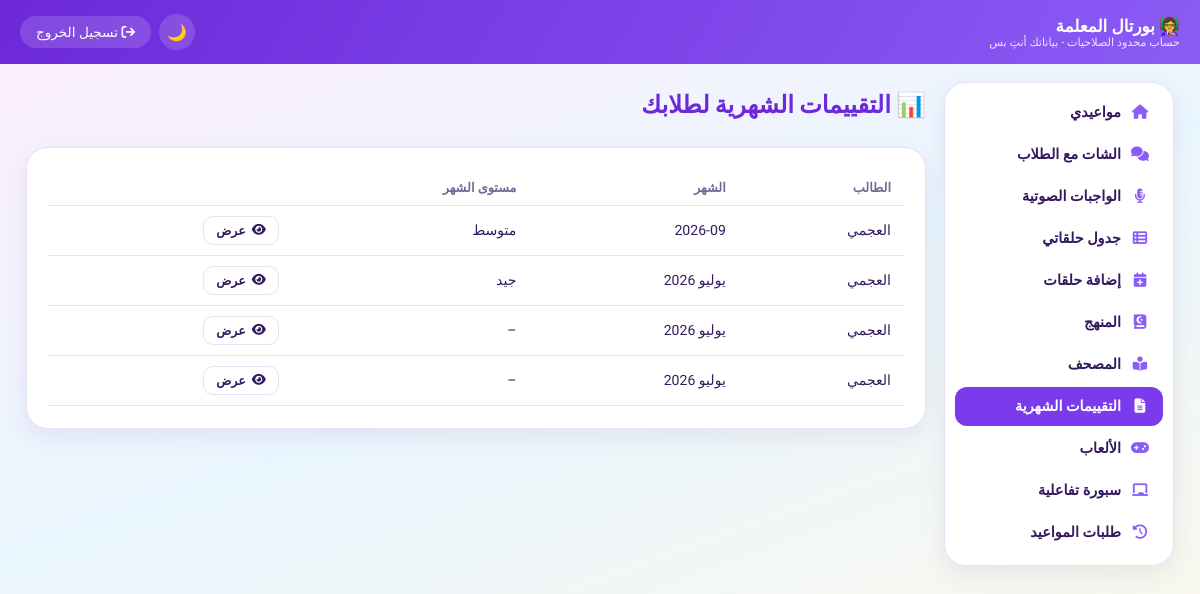
Page /teacher-portal/evaluations/ (signed in) on the committed database.
### core/models.py (models this page shows, shortened)
class MonthlyEvaluation(models.Model):
    TEMPLATE_CHOICES = [
        ('teal_pink', 'تركواز ووردي'),
        ('violet', 'بنفسجي (هوية المنصة)'),
        ('sunny', 'أصفر وبرتقالي دافئ'),
    ]
    student = models.ForeignKey(Student, on_delete=models.CASCADE, related_name='evaluations', verbose_name="الطالب")
    public_token = models.UUIDField(default=uuid.uuid4, unique=True, editable=False, verbose_name="رمز المشاركة العام")
    student_name = models.CharField(max_length=255, verbose_name="اسم الطالب")
    teacher_name = models.CharField(max_length=255, blank=True, null=True, verbose_name="اسم المعلمة")
    package_name = models.CharField(max_length=100, blank=True, null=True, verbose_name="الباقة")
    lessons_count = models.PositiveIntegerField(default=4, verbose_name="عدد الحلقات")
    month_label = models.CharField(max_length=30, verbose_name="الشهر")
    memorization_progress = models.CharField(max_length=255, blank=True, null=True, verbose_name="مقدار حفظ الجديد")
    review_progress = models.CharField(max_length=255, blank=True, null=True, verbose_name="مقدار المراجعة")
    absences = models.CharField(max_length=255, blank=True, null=True, verbose_name="عدد مرات الغياب")
    pronunciation_rating = models.CharField(max_length=100, blank=True, null=True, verbose_name="النطق ومخارج الحروف")
    tajweed_rating = models.CharField(max_length=100, blank=True, null=True, verbose_name="تطبيق أحكام التجويد")
    interaction_rating = models.CharField(max_length=100, blank=True, null=True, verbose_name="التفاعل مع المعلمة")
    response_speed_rating = models.CharField(max_length=100, blank=True, null=True, verbose_name="سرعة الاستجابة والحفظ")
    commitment_rating = models.CharField(max_length=100, blank=True, null=True, verbose_name="الالتزام بالمواعيد والآداب")
    recommendations = models.TextField(blank=True, null=True, verbose_name="التوصيات / المستوى العام")
    teacher_comment = models.TextField(blank=True, null=True, verbose_name="كلمة المعلمة")
    month_rating = models.CharField(max_length=100, blank=True, null=True, verbose_name="مستوى الشهر")
    template = models.CharField(max_length=20, choices=TEMPLATE_CHOICES, default='teal_pink', verbose_name="شكل النموذج")
    created_at = models.DateTimeField(auto_now_add=True, verbose_name="تاريخ الإنشاء")
    class Meta:
        verbose_name = "تقييم شهري"
        verbose_name_plural = "التقييمات الشهرية"
        ordering = ['-created_at']

### core/views.py (the view)
# urls.py: path('teacher-portal/evaluations/', views.teacher_evaluations_list, name='teacher_evaluations_list'),
@teacher_login_required
def teacher_evaluations_list(request):
    teacher = request.user.teacher_profile
    evaluations = MonthlyEvaluation.objects.filter(student__teacher=teacher).select_related('student').order_by('-created_at')
    return render(request, 'core/teacher_evaluations_list.html', {
        'teacher': teacher, 'evaluations': evaluations,
    })

### config/context_processors.py (called while the page is built)
def seo(request):
    site_url = getattr(settings, 'CANONICAL_URL', 'https://alagme.com').rstrip('/')
    canonical = site_url + request.path
    page = request.GET.get('page', '')
    if page.isdigit() and int(page) > 1:
        canonical += f'?page={int(page)}'
    wa = getattr(settings, 'WHATSAPP_PUBLIC_NUMBER', '')
    return {
        'SITE_URL': site_url,
        'canonical_url': canonical,
        'SITE_NAME': getattr(settings, 'SITE_NAME', ''),
        'WHATSAPP_PUBLIC_NUMBER': wa,
        'WHATSAPP_LINK': f'https://wa.me/{wa}' if wa else '',
    }

### core/views.py (called while the page is built)
def teacher_login_required(view_func):
    @wraps(view_func)
    def _wrapped(request, *args, **kwargs):
        if not request.user.is_authenticated or not hasattr(request.user, 'teacher_profile'):
            messages.error(request, 'من فضلك سجلي الدخول بحساب المعلمة الخاص بيكِ.')
            return redirect('teacher_login')
        return view_func(request, *args, **kwargs)
    return _wrapped

### learning/context_processors.py (called while the page is built)
def learning_counts(request):
    user = getattr(request, 'user', None)
    if not user or not user.is_authenticated or user.is_staff:
        return {}
    try:
        from . import services
        if hasattr(user, 'teacher_profile'):
            return {'hw_teacher_pending': services.teacher_pending(user.teacher_profile)}
        if hasattr(user, 'core_student'):
            todo, fresh = services.student_counts(user.core_student)
            return {'hw_student_todo': todo + fresh}
    except Exception:
        return {}
    return {}

### learning/services.py (called while the page is built)
def teacher_pending(teacher):
    return Submission.objects.filter(homework__teacher=teacher, status='submitted').count()

### templates/core/teacher_evaluations_list.html (shortened to what this page needs)
{% extends 'core/teacher_portal_base.html' %}
{% block content %}
<h2 style="color:var(--violet-700); margin-top:0;">📊 التقييمات الشهرية لطلابك</h2>
<div class="card">
    <div class="table-container">
        <table>
            <thead><tr><th>الطالب</th><th>الشهر</th><th>مستوى الشهر</th><th></th></tr></thead>
            <tbody>
                {% for ev in evaluations %}
                <tr>
                    <td>{{ ev.student_name }}</td>
                    <td>{{ ev.month_label }}</td>
                    <td>{{ ev.month_rating|default:"–" }}</td>
                    <td><a href="{% url 'teacher_evaluation_detail' ev.id %}" class="btn btn-outline" style="padding:6px 12px; font-size:0.78rem;"><i class="fas fa-eye"></i> عرض</a></td>
                </tr>
                {% empty %}
                <tr><td colspan="4" style="text-align:center;">لسه مفيش تقييمات شهرية لطلابك.</td></tr>
                {% endfor %}
            </tbody>
        </table>
    </div>
</div>
{% endblock %}

### templates/core/teacher_portal_base.html (style rules this page uses)
:root { --violet-50: #F7F5FC; --violet-100: #EEE9FA; --violet-500: #8B5CF6; --violet-600: #7C3AED; --violet-700: #6D28D9; --ink: #33195E; --ink-muted: #746A93; --green: #1D9A63; --green-soft: #E5F7EE; --red: #DC3545; --red-soft: #FDEBEC; --amber: #B87F16; --amber-soft: #FCF3DC; --border: #E7E1F5; --surface: #ffffff; --radius-md: 16px; --radius-lg: 22px; --shadow-md: 0 8px 24px rgba(51, 25, 94, 0.08); --font-display: 'Cairo', sans-serif; --font-body: 'Tajawal', sans-serif; }
* { box-sizing:border-box; }
body { font-family:var(--font-body); background:linear-gradient(160deg,#FDEFFB 0%,#EAF6FF 45%,#FFF8E7 100%); color:var(--ink); margin:0; transition:background .25s; min-height:100vh; position:relative; }
h1,h2,h3,h4 { font-family:var(--font-display); }
.card { background:var(--surface); border:1px solid var(--border); border-radius:var(--radius-lg); padding:22px; margin-bottom:18px; box-shadow:var(--shadow-md); }
.btn { display:inline-flex; align-items:center; gap:6px; padding:9px 16px; border-radius:10px; border:none; cursor:pointer; font-family:var(--font-body); font-weight:600; font-size:0.85rem; text-decoration:none; }
.btn-outline { background:var(--surface); border:1.6px solid var(--border); color:var(--ink); }
.table-container { overflow-x:auto; }
table { width:100%; border-collapse:collapse; font-size:0.88rem; }
th, td { padding:10px 12px; text-align:right; border-bottom:1px solid var(--border); }
th { color:var(--ink-muted); font-weight:700; font-size:0.8rem; }

### rows in the picture
MonthlyEvaluation: student_name "العجمي", month_label "2026-09", month_rating "متوسط"
MonthlyEvaluation: student_name "العجمي", month_label "يوليو 2026", month_rating "جيد"
MonthlyEvaluation: student_name "العجمي", month_label "يوليو 2026", month_rating "–"
MonthlyEvaluation: student_name "العجمي", month_label "يوليو 2026", month_rating "–"
